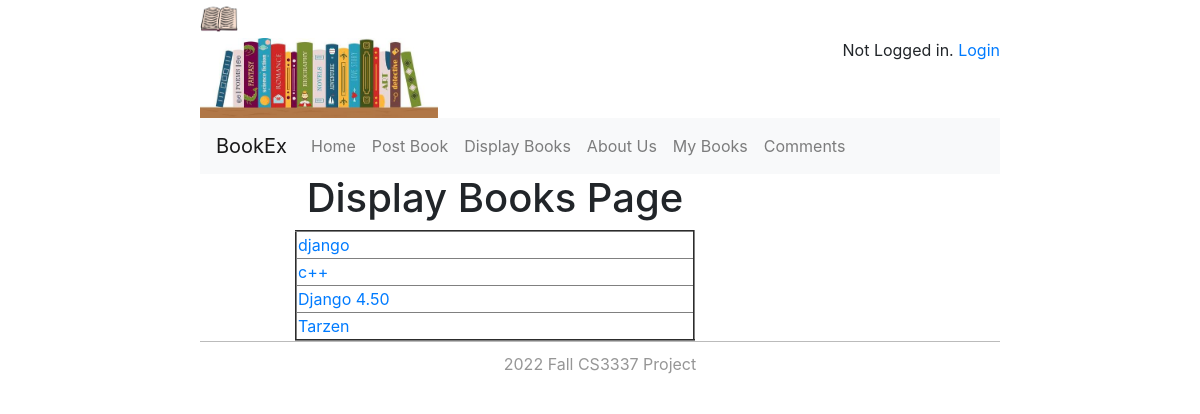
Page /displaybooks on the committed database.
### bookMng/models.py (models this page shows, shortened)
class MainMenu(models.Model):
    item = models.CharField(max_length=200, unique=True)
    link = models.CharField(max_length=500, unique=True)

class Book(models.Model):
    name = models.CharField(max_length=200)
    web = models.URLField(max_length=200)
    price = models.DecimalField(decimal_places=2, max_digits=8)
    publishdate = models.DateField(auto_now=True)
    picture = models.FileField(upload_to='bookEx/static/uploads')
    pic_path = models.CharField(max_length=300, editable=False, blank=True)
    username = models.ForeignKey(User, blank=True,null=True, on_delete=models.CASCADE)

### bookMng/views.py (the view)
# urls.py: path('displaybooks', views.displaybooks, name="displaybooks"),
def displaybooks(request):
    books = Book.objects.all()
    for b in books:
        b.pic_path = b.picture.url[14:]
    return render(request,
                  'bookMng/displaybooks.html',
                 {
                    'item_list': MainMenu.objects.all(),
                    'books': books,
                 })

### bookEx/templates/bookMng/displaybooks.html (shortened to what this page needs)
{% extends "base.html" %}
{%block navbar%}
<ul class="navbar-nav mr-auto">
     <li class="nav-item">
        <a class="nav-link" href="/">Home </a>
    </li>
{% for item in item_list %}
    <li class="nav-item">
        <a class="nav-link" href="{{item.link}}">{{item.item}} </a>
    </li>
{% endfor %}
</ul>
{%endblock navbar%}
{% block content %}
<h1 align="center"> Display Books Page</h1>
<table align="center" border="2" width="400">
    {% for book in books %}
    <tr>
        <td>
            <a href="book_detail/{{book.id}}">
                {{ book.name }}
            </a>
        </td>
    </tr>
    {%endfor %}
</table>
{% endblock content %}

### rows in the picture
MainMenu: item "Post Book"
MainMenu: item "Display Books"
MainMenu: item "About Us"
MainMenu: item "My Books"
MainMenu: item "Comments"
Book: name "django"
Book: name "c++"
Book: name "Django 4.50"
Book: name "Tarzen"
